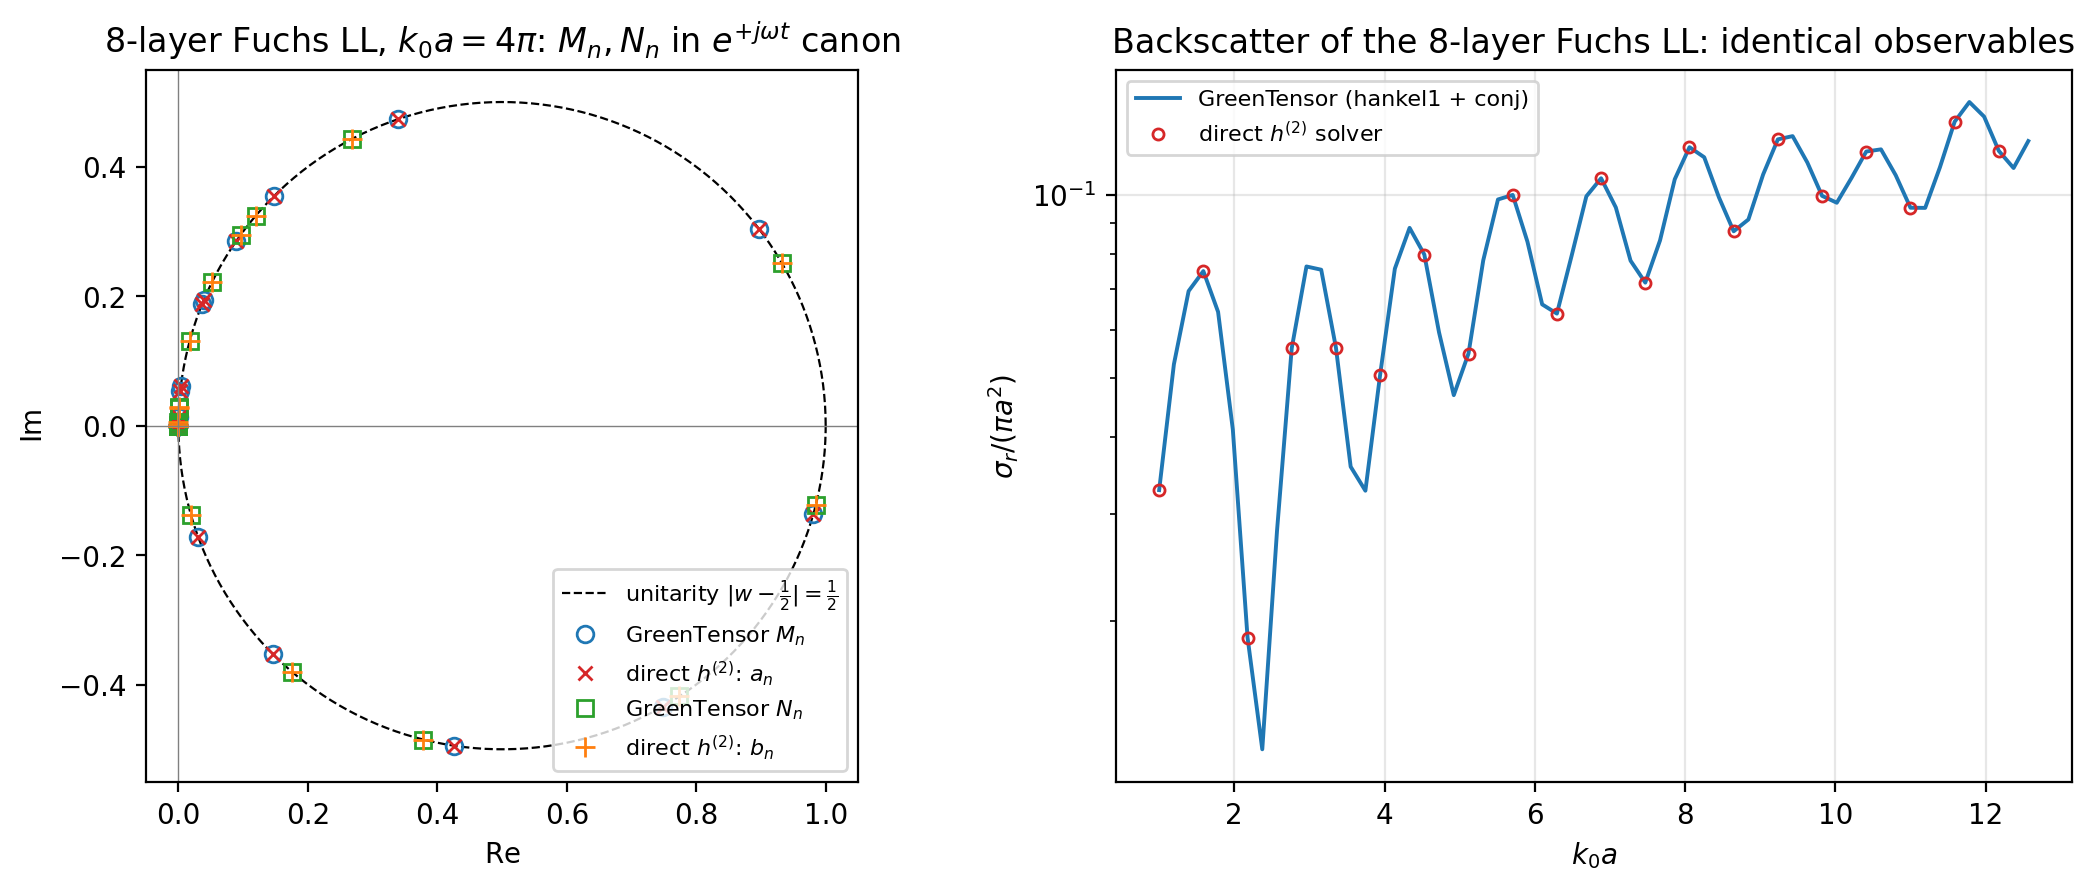

Recreate this plot in Python.
"""
Example 6 — Time-convention verification: e^{+j omega t} canon.

Verifies that the GreenTensor scattering coefficients M_n, N_n
(green_tensor/calc.py, RCSCalculator) are expressed in the dissertation
canon e^{+j omega t}:

    * outgoing radial dependence  ~ Riccati-Hankel of the SECOND kind
      zeta_n(z) = z * h_n^{(2)}(z) = psi_n(z) + j * chi_n(z),
    * lossy media carry eps = eps' - j eps''.

Implementation note. Internally calc.py evaluates the ratio with
scipy.special.hankel1 (h^{(1)}, native to the e^{-i omega t} convention)
and then applies an explicit conjugation

    Mn = Mn.real - Mn.imag * 1j        # calc.py, calculate_scattering_coefficients

which is mathematically identical to evaluating the same ratio with
h^{(2)} directly, because for real arguments conj(h^{(1)}) = h^{(2)} and
psi, chi, Z are real. This script PROVES that identity numerically:

  V1  single-layer sphere  (eps=2.5,  k0a = 2*pi):
        GreenTensor Mn, Nn  ==  a_n, b_n computed INDEPENDENTLY with
        zeta = psi + j*chi (direct h^{(2)}, no conjugation trick)
  V2  8-layer Fuchs-optimized Luneburg lens (k0a = 4*pi): same identity
      via a log-derivative multilayer solver written directly in the
      e^{+j omega t} convention
  V3  outgoing-wave check: d/dr arg[ zeta_n(k0 r) ] ~ -k0  < 0,
      i.e. together with e^{+j omega t} the phase fronts move OUTWARD;
      the h^{(1)} choice would give +k0 (an incoming wave in this canon)
  V4  energy conservation for the lossless lens:
        Re(Mn) = |Mn|^2  (unitarity circle |w - 1/2| = 1/2)
        sigma_ext = sigma_sca (optical theorem)
  V5  observable invariance: backscatter sweep sigma_r(k0a) of the
      8-layer lens, GreenTensor vs the canonical h^{(2)} solver

Run:
    python3 time_convention_verification.py

Reference: dissertation eq. (M_n, N_n from Z, Y) — Riccati-Hankel
h^{(2)} form; GreenTensor_Theory.pdf, sec. "Scattering coefficients".
"""
from __future__ import annotations

import math
import os
import sys

import numpy as np
from scipy import special

import matplotlib
matplotlib.use("Agg")
import matplotlib.pyplot as plt

# --- import GreenTensor from the repository root -------------------------
_HERE = os.path.dirname(os.path.abspath(__file__))
_ROOT = os.path.normpath(os.path.join(_HERE, "..", ".."))
sys.path.insert(0, _ROOT)

from green_tensor.calc import RCSCalculator  # noqa: E402

TOL = 1e-12


# ==========================================================================
# Canonical e^{+j omega t} Mie solver — written DIRECTLY with h^{(2)}.
# No conjugation anywhere: the convention enters once, through
# zeta = psi + j*chi  (zeta_n(z) = z h_n^{(2)}(z), BH sign chi_n = -z y_n).
# ==========================================================================
def _psi(n_max: int, z: float) -> np.ndarray:
    n = np.arange(1, n_max + 1)
    return z * special.spherical_jn(n, z)


def _chi(n_max: int, z: float) -> np.ndarray:
    n = np.arange(1, n_max + 1)
    return -z * special.spherical_yn(n, z)


def _psip(n_max: int, z: float) -> np.ndarray:
    full = np.empty(n_max + 1)
    full[0] = math.sin(z)
    full[1:] = _psi(n_max, z)
    n = np.arange(1, n_max + 1)
    return full[n - 1] - (n / z) * full[n]


def _chip(n_max: int, z: float) -> np.ndarray:
    full = np.empty(n_max + 1)
    full[0] = math.cos(z)
    full[1:] = _chi(n_max, z)
    n = np.arange(1, n_max + 1)
    return full[n - 1] - (n / z) * full[n]


def _zeta_zetap(n_max: int, z: float):
    """zeta_n(z) = z h_n^{(2)}(z) = psi + j chi — the e^{+j omega t} outgoing wave."""
    return (_psi(n_max, z) + 1j * _chi(n_max, z),
            _psip(n_max, z) + 1j * _chip(n_max, z))


def mie_canon_multilayer(k0: float, radii, eps_arr, mu_arr, n_max: int):
    """Multilayer Mie a_n, b_n in the e^{+j omega t} canon (log-derivative).

    Lossless layers only (real eps, mu) — sufficient for the Luneburg-lens
    verification cases. The convention enters solely via zeta = psi + j chi
    in the final ratio; the internal D-propagation is real.
    """
    L = len(radii)
    eps = [float(e) for e in eps_arr]
    mu = [float(m) for m in mu_arr]
    m_l = [math.sqrt(eps[l] * mu[l]) for l in range(L)]

    z1 = m_l[0] * k0 * radii[0]
    D_TM = _psip(n_max, z1) / _psi(n_max, z1)
    D_TE = D_TM.copy()

    for l in range(1, L):
        z_in = m_l[l] * k0 * radii[l - 1]
        z_out = m_l[l] * k0 * radii[l]
        a_TM = (m_l[l - 1] * eps[l]) / (m_l[l] * eps[l - 1])
        a_TE = (m_l[l - 1] * mu[l]) / (m_l[l] * mu[l - 1])
        D_TM_in, D_TE_in = a_TM * D_TM, a_TE * D_TE

        psi_i, psip_i = _psi(n_max, z_in), _psip(n_max, z_in)
        chi_i, chip_i = _chi(n_max, z_in), _chip(n_max, z_in)
        psi_o, psip_o = _psi(n_max, z_out), _psip(n_max, z_out)
        chi_o, chip_o = _chi(n_max, z_out), _chip(n_max, z_out)
        alpha = psi_o * chi_i - psi_i * chi_o
        alpha_p = psip_o * chi_i - psi_i * chip_o
        gamma = psip_i * chi_o - psi_o * chip_i
        gamma_p = psip_i * chip_o - psip_o * chip_i
        D_TM = (gamma_p + alpha_p * D_TM_in) / (gamma + alpha * D_TM_in)
        D_TE = (gamma_p + alpha_p * D_TE_in) / (gamma + alpha * D_TE_in)

    D_TM_f = (m_l[-1] / eps[-1]) * D_TM
    D_TE_f = (m_l[-1] / mu[-1]) * D_TE

    y = k0 * radii[-1]
    psi_y, psip_y = _psi(n_max, y), _psip(n_max, y)
    zeta_y, zetap_y = _zeta_zetap(n_max, y)
    a_n = (psip_y - D_TM_f * psi_y) / (zetap_y - D_TM_f * zeta_y)
    b_n = (psip_y - D_TE_f * psi_y) / (zetap_y - D_TE_f * zeta_y)
    return a_n, b_n


# ==========================================================================
# Test configurations
# ==========================================================================
# 8-layer Fuchs-optimized Luneburg lens (dissertation, ch. 4 / B1 case)
FUCHS_RADII = [0.34, 0.49, 0.59, 0.69, 0.77, 0.84, 0.91, 0.97]
FUCHS_EPS = [1.94, 1.82, 1.71, 1.59, 1.47, 1.35, 1.24, 1.12]


def gt_coefficients(k0: float, radii, eps_arr, n_terms: int):
    """Mn, Nn from GreenTensor RCSCalculator (fresh instance, vacuum shell added)."""
    n_lay = len(radii) + 1
    calc = RCSCalculator(k0=k0, toch=n_terms + 1, n=n_lay,
                         a=list(radii) + [1.0],
                         eps=list(eps_arr) + [1.0],
                         miy=[1.0] * n_lay)
    calc.run_calculation()
    return calc.Mn[:n_terms], calc.Nn[:n_terms]


def sigma_r(x: float, a_n: np.ndarray, b_n: np.ndarray) -> float:
    """Normalized monostatic (backscatter) cross-section sigma_r / (pi a^2)."""
    n = np.arange(1, len(a_n) + 1)
    s = np.sum((2 * n + 1) * (-1.0) ** n * (a_n - b_n))
    return float(abs(s) ** 2) / x ** 2


def main() -> int:
    print("=" * 74)
    print("Example 6 — verification of the e^{+j omega t} time convention")
    print("=" * 74)
    failures = 0

    # --- V1: single layer -------------------------------------------------
    x, eps, N = 2 * math.pi, 2.5, 20
    a_c, b_c = mie_canon_multilayer(1.0, [x], [eps], [1.0], N)
    Mn, Nn = gt_coefficients(x, [1.0], [eps], N)
    e1 = max(float(np.max(np.abs(Mn - a_c))), float(np.max(np.abs(Nn - b_c))))
    ok = e1 < TOL
    failures += not ok
    print(f"V1 single layer (eps=2.5, k0a=2pi):  max|Mn-a_n^(h2)| = {e1:.3e}"
          f"   {'PASS' if ok else 'FAIL'}")

    # --- V2: 8-layer Fuchs Luneburg lens ----------------------------------
    k0, N2 = 4 * math.pi, 30
    a_c8, b_c8 = mie_canon_multilayer(k0, FUCHS_RADII, FUCHS_EPS, [1.0] * 8, N2)
    Mn8, Nn8 = gt_coefficients(k0, FUCHS_RADII, FUCHS_EPS, N2)
    e2 = max(float(np.max(np.abs(Mn8 - a_c8))), float(np.max(np.abs(Nn8 - b_c8))))
    ok = e2 < TOL
    failures += not ok
    print(f"V2 8-layer Fuchs LL (k0a=4pi):       max|Mn-a_n^(h2)| = {e2:.3e}"
          f"   {'PASS' if ok else 'FAIL'}")

    # --- V3: outgoing-wave direction --------------------------------------
    r = np.linspace(40.0, 41.0, 2001)      # far zone, k0 = 1
    zeta1 = r * (special.spherical_jn(1, r) - 1j * special.spherical_yn(1, r))
    dphase = np.gradient(np.unwrap(np.angle(zeta1)), r)
    slope = float(np.mean(dphase))          # expected ~ -k0 = -1
    ok = abs(slope + 1.0) < 1e-3
    failures += not ok
    print(f"V3 outgoing wave: d(arg zeta_1)/dr = {slope:+.6f} (expect -1.0)"
          f"      {'PASS' if ok else 'FAIL'}")
    print("   => with e^{+j omega t} the scattered phase fronts travel outward;"
          " h^{(1)} would give +1.0")

    # --- V4: energy conservation (lossless) --------------------------------
    uni = max(float(np.max(np.abs(Mn8.real - np.abs(Mn8) ** 2))),
              float(np.max(np.abs(Nn8.real - np.abs(Nn8) ** 2))))
    n = np.arange(1, N2 + 1)
    q_ext = (2 / k0 ** 2) * np.sum((2 * n + 1) * (Mn8.real + Nn8.real))
    q_sca = (2 / k0 ** 2) * np.sum((2 * n + 1) * (np.abs(Mn8) ** 2 + np.abs(Nn8) ** 2))
    e4 = abs(q_ext - q_sca) / q_ext
    ok = uni < 1e-10 and e4 < 1e-10
    failures += not ok
    print(f"V4 energy: max|Re Mn - |Mn|^2| = {uni:.3e};"
          f"  |Q_ext-Q_sca|/Q_ext = {e4:.3e}   {'PASS' if ok else 'FAIL'}")

    # --- V5: observable sweep ----------------------------------------------
    k0a_grid = np.linspace(1.0, 4 * math.pi, 60)
    sig_gt, sig_canon = [], []
    for x_i in k0a_grid:
        n_i = int(math.ceil(x_i + 4 * x_i ** (1 / 3) + 2)) + 4
        Mi, Ni = gt_coefficients(x_i, FUCHS_RADII, FUCHS_EPS, n_i)
        ac, bc = mie_canon_multilayer(x_i, FUCHS_RADII, FUCHS_EPS, [1.0] * 8, n_i)
        sig_gt.append(sigma_r(x_i, Mi, Ni))
        sig_canon.append(sigma_r(x_i, ac, bc))
    sig_gt, sig_canon = np.array(sig_gt), np.array(sig_canon)
    e5 = float(np.max(np.abs(sig_gt - sig_canon) / np.maximum(sig_canon, 1e-30)))
    ok = e5 < 1e-10
    failures += not ok
    print(f"V5 sigma_r(k0a) sweep, 60 pts:       max rel. diff = {e5:.3e}"
          f"   {'PASS' if ok else 'FAIL'}")

    # --- figure -------------------------------------------------------------
    fig, (ax1, ax2) = plt.subplots(1, 2, figsize=(11, 4.6))

    th = np.linspace(0, 2 * math.pi, 400)
    ax1.plot(0.5 + 0.5 * np.cos(th), 0.5 * np.sin(th), "k--", lw=0.8,
             label=r"unitarity $|w-\frac{1}{2}|=\frac{1}{2}$")
    ax1.plot(Mn8.real, Mn8.imag, "o", ms=6, mfc="none", color="tab:blue",
             label=r"GreenTensor $M_n$")
    ax1.plot(a_c8.real, a_c8.imag, "x", ms=5, color="tab:red",
             label=r"direct $h^{(2)}$: $a_n$")
    ax1.plot(Nn8.real, Nn8.imag, "s", ms=6, mfc="none", color="tab:green",
             label=r"GreenTensor $N_n$")
    ax1.plot(b_c8.real, b_c8.imag, "+", ms=7, color="tab:orange",
             label=r"direct $h^{(2)}$: $b_n$")
    ax1.set_xlabel(r"$\mathrm{Re}$"); ax1.set_ylabel(r"$\mathrm{Im}$")
    ax1.set_title(r"8-layer Fuchs LL, $k_0a=4\pi$: $M_n,N_n$ in $e^{+j\omega t}$ canon")
    ax1.axhline(0, color="gray", lw=0.5); ax1.axvline(0, color="gray", lw=0.5)
    ax1.set_aspect("equal"); ax1.legend(fontsize=8, loc="lower right")

    ax2.plot(k0a_grid, sig_gt, "-", color="tab:blue", lw=1.4,
             label="GreenTensor (hankel1 + conj)")
    ax2.plot(k0a_grid[::3], sig_canon[::3], "o", ms=4, mfc="none",
             color="tab:red", label=r"direct $h^{(2)}$ solver")
    ax2.set_xlabel(r"$k_0 a$")
    ax2.set_ylabel(r"$\sigma_r/(\pi a^2)$")
    ax2.set_title(r"Backscatter of the 8-layer Fuchs LL: identical observables")
    ax2.set_yscale("log"); ax2.grid(alpha=0.3); ax2.legend(fontsize=8)

    fig.tight_layout()
    for ext in ("png", "pdf"):
        fig.savefig(os.path.join(_HERE, f"time_convention_verification.{ext}"),
                    dpi=200, bbox_inches="tight")
    print(f"\nFigure saved: time_convention_verification.png / .pdf")

    print("=" * 74)
    print("ALL CHECKS PASS" if failures == 0 else f"{failures} CHECK(S) FAILED")
    print("=" * 74)
    return failures


if __name__ == "__main__":
    raise SystemExit(main())
